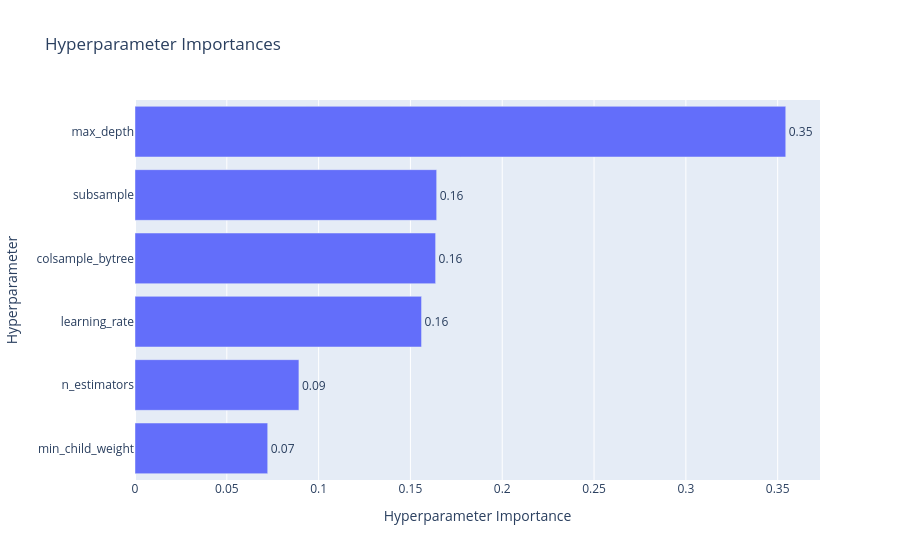

The cell this chart's notebook holds for it:
### Code cell
fig = optuna.visualization.plot_param_importances(study_2)
fig.write_image("hp_assets/random_search_param_importances.png")
fig.show()

### Figure 1 — Plotly figure (JSON) as saved in the notebook; plotly's stock layout.template omitted (floating-point values rounded to 4 significant figures)
{"data": [{"cliponaxis": false, "hovertemplate": ["min_child_weight (IntDistribution): 0.07227132903451754<extra></extra>", "n_estimators (IntDistribution): 0.08927049606974277<extra></extra>", "learning_rate (FloatDistribution): 0.15605297177264427<extra></extra>", "colsample_bytree (FloatDistribution): 0.16371766402793025<extra></extra>", "subsample (FloatDistribution): 0.16429105416527176<extra></extra>", "max_depth (IntDistribution): 0.35439648492989334<extra></extra>"], "name": "Objective Value", "orientation": "h", "text": ["0.07", "0.09", "0.16", "0.16", "0.16", "0.35"], "textposition": "outside", "type": "bar", "x": [0.07227, 0.08927, 0.1561, 0.1637, 0.1643, 0.3544], "y": ["min_child_weight", "n_estimators", "learning_rate", "colsample_bytree", "subsample", "max_depth"]}], "layout": {"title": {"text": "Hyperparameter Importances"}, "xaxis": {"title": {"text": "Hyperparameter Importance"}}, "yaxis": {"title": {"text": "Hyperparameter"}}}}
